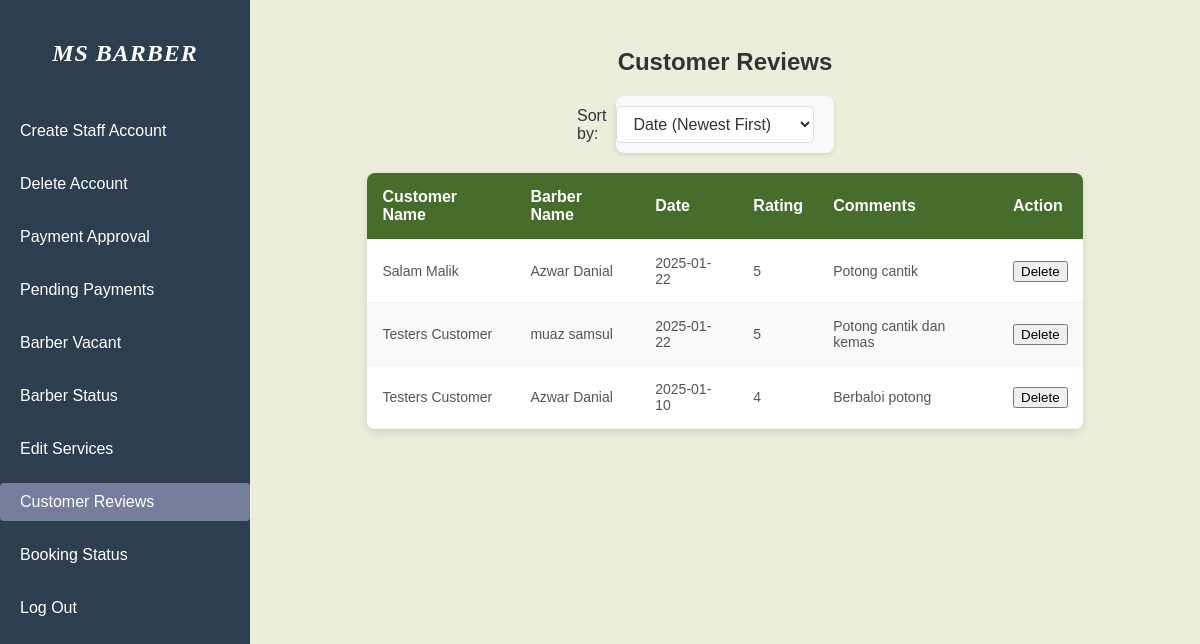
Page /admin-reviewcust.php on the committed database.
### tables this page shows
CREATE TABLE `review` (
  `review_id` int(11) NOT NULL,
  `customer_id` int(11) DEFAULT NULL,
  `barber_id` int(11) DEFAULT NULL,
  `rating` int(11) NOT NULL,
  `comments` varchar(100) NOT NULL,
  `review_date` date NOT NULL
);

CREATE TABLE `customer` (
  `customer_id` int(11) NOT NULL,
  `customer_fname` varchar(50) NOT NULL,
  `customer_lname` varchar(50) NOT NULL,
  `customer_email` varchar(50) NOT NULL,
  `customer_phone` varchar(20) NOT NULL,
  `customer_password` varchar(255) NOT NULL
);

CREATE TABLE `barber` (
  `barber_id` int(11) NOT NULL,
  `barber_email` varchar(50) NOT NULL,
  `barber_fname` varchar(50) NOT NULL,
  `barber_lname` varchar(50) NOT NULL,
  `barber_image` longblob NOT NULL,
  `barber_status` int(1) NOT NULL,
  `barber_password` varchar(255) NOT NULL,
  `barber_DOB` varchar(50) NOT NULL,
  `barber_phoneNumber` varchar(20) NOT NULL,
  `barber_exp` varchar(2) NOT NULL,
  `role` varchar(50) NOT NULL
);

### admin-reviewcust.php (the view, shortened to what this page needs)
<?php
    include('connect.php');
    $sortOption = isset($_GET['sort']) ? $_GET['sort'] : 'date_desc';
    switch ($sortOption) {
        case 'date_desc':
        default:
            $orderBy = "r.review_date DESC";
            break;
    }
    $sql = "SELECT r.review_id, c.customer_fname, c.customer_lname, b.barber_fname, b.barber_lname, r.review_date, r.comments, r.rating
            FROM review r
            JOIN customer c ON r.customer_id = c.customer_id
            JOIN barber b ON r.barber_id = b.barber_id
            ORDER BY $orderBy";
    $result = $conn->query($sql);
    $reviews = $result->fetch_all(MYSQLI_ASSOC);
    function getCurrentPage() {
        return basename($_SERVER['PHP_SELF']);
    }
    $currentPage = getCurrentPage();
?>
<!DOCTYPE html>
<html lang="en">
<head>
    <link rel="stylesheet" href="admin.css">
</head>
<body>
    <header id="header">
        <div class="sidebar">
            <nav class="nav-bar">
                <a href="admin-homepage.php" class="logo"><span>MS Barber</span></a>
                <ul>
                    <li><a href="admin-createbarber.php" class="<?php echo ($currentPage == 'admin-createbarber.php') ? 'active' : ''; ?>">Create Staff Account</a></li>
                    <li><a href="admin-deleteaccount.php" class="<?php echo ($currentPage == 'admin-deleteaccount.php') ? 'active' : ''; ?>">Delete Account</a></li>
                    <li><a href="admin-payapproval.php" class="<?php echo ($currentPage == 'admin-payapproval.php') ? 'active' : ''; ?>">Payment Approval</a></li>
                    <li><a href="admin-pendingpayment.php" class="<?php echo ($currentPage == 'admin-pendingpayment.php') ? 'active' : ''; ?>">Pending Payments</a></li>
                    <li><a href="admin-updateavailable.php" class="<?php echo ($currentPage == 'admin-updateavailable.php') ? 'active' : ''; ?>">Barber Vacant</a></li>
                    <li><a href="admin-barberstatus.php" class="<?php echo ($currentPage == 'admin-barberstatus.php') ? 'active' : ''; ?>">Barber Status</a></li>
                    <li><a href="admin-editservice.php" class="<?php echo ($currentPage == 'admin-editservice.php') ? 'active' : ''; ?>">Edit Services</a></li>
                    <li><a href="admin-reviewcust.php" class="<?php echo ($currentPage == 'admin-reviewcust.php') ? 'active' : ''; ?>">Customer Reviews</a></li>
                    <li><a href="admin-barbermonitor.php" class="<?php echo ($currentPage == 'admin-barbermonitor.php') ? 'active' : ''; ?>">Booking Status</a></li>
                    <li><a href="user-logout.php">Log Out</a></li>
                </ul>
            </nav>
        </div>
    </header>
    <main>
    <h1>Customer Reviews</h1>
    <div class="filter-container">
            <label for="sort">Sort by:</label>
            <select name="sort" id="sort" onchange="window.location.href = 'admin-reviewcust.php?sort=' + this.value;">
                <option value="date_desc" <?php echo $sortOption === 'date_desc' ? 'selected' : ''; ?>>Date (Newest First)</option>
            </select>
        </div>
    <table>
        <thead>
            <tr>
                <th>Customer Name</th>
                <th>Barber Name</th>
                <th>Date</th>
                <th>Rating</th>
                <th>Comments</th>
                <th>Action</th>
            </tr>
        </thead>
        <tbody>
            <?php if (empty($reviews)): ?>
                <tr>
                    <td colspan="6">No reviews found.</td>
                </tr>
            <?php else: ?>
                <?php foreach ($reviews as $review): ?>
                    <tr>
                        <td><?php echo htmlspecialchars($review['customer_fname'] . ' ' . htmlspecialchars($review['customer_lname'])); ?></td>
                        <td><?php echo htmlspecialchars($review['barber_fname'] . ' ' . htmlspecialchars($review['barber_lname'])); ?></td>
                        <td><?php echo htmlspecialchars($review['review_date']); ?></td>
                        <td><?php echo htmlspecialchars($review['rating']); ?></td>
                        <td><?php echo htmlspecialchars($review['comments']); ?></td>
                        <td>
                            <form method="POST" style="display:inline;">
                                <button type="submit" onclick="return confirm('Are you sure you want to delete the review?')">Delete</button>
                            </form>
                        </td>
                    </tr>
                <?php endforeach; ?>
            <?php endif; ?>
        </tbody>
    </table>
    </main>
</body>
</html>

### admin.css (style rules this page uses)
body { background-color: #eceedb; font-family: Arial, Helvetica, sans-serif; }
a { text-decoration: none; }
header { position: -webkit-sticky; position: sticky; top: 0; transition: background-color 0.4s ease-in-out; }
.sidebar { width: 250px; background-color: #2c3e50; color: white; padding: 20px 0; position: fixed; height: 100vh; top: 0; left: 0; z-index: 1000; }
.nav-bar { padding: 0; display: flex; flex-direction: column; }
.nav-bar .logo { font-size: 24px; font-weight: bold; color: #fff; text-transform: uppercase; padding: 20px 20px 10px 20px; text-align: center; letter-spacing: 1px; margin-bottom: 20px; }
.nav-bar ul { list-style: none; padding: 0; margin: 0; }
.nav-bar ul li { margin: 15px 0; }
.nav-bar ul li a { color: #fff; text-decoration: none; font-size: 16px; font-weight: 500; padding: 10px 20px; display: block; border-radius: 5px; transition: background-color 0.3s, color 0.3s; }
.sidebar .nav-bar ul li a:hover, .sidebar .nav-bar ul li a.active { color: #fff; background-color: #757f9b; border-radius: 4px; }
main { margin-left: 250px; padding: 20px; flex-grow: 1; }
.logo { font-size: 30px; font-weight: bold; color: black; text-decoration: none; padding: 10px; transition: background-color 0.3s; cursor: pointer; font-family: 'Source Code Pro'; font-style: italic; }
h1 { margin-left: auto; margin-right: auto; }
h1 { text-align: center; margin: 20px 0; font-size: 24px; color: #333; }
table { width: 80%; margin: 20px auto; border-collapse: collapse; background-color: #fff; box-shadow: 0 4px 8px rgba(0, 0, 0, 0.1); border-radius: 8px; overflow: hidden; }
table thead { background-color: #476d2c; color: white; text-align: left; font-size: 16px; }
table th, table td { padding: 15px; border-bottom: 1px solid #f0f0f0; }
table tbody tr:nth-child(even) { background-color: #f9f9f9; }
table td { font-size: 14px; color: #555; }
table th { font-size: 16px; }
.filter-container { display: flex; justify-content: flex-end; align-items: center; margin-bottom: 20px; padding: 10px 20px; background-color: #f9f9f9; border-radius: 8px; box-shadow: 0 2px 4px rgba(0, 0, 0, 0.1); width: 20%; margin-left: auto; margin-right: auto; }
.filter-container label { font-size: 16px; font-weight: 500; margin-right: 10px; color: #333; }
.filter-container select { font-size: 16px; padding: 8px 12px; border: 1px solid #ddd; border-radius: 5px; background-color: #fff; color: #333; transition: all 0.3s ease; margin-left: auto; margin-right: auto; }

### rows in the picture
review: customer.customer_lname "Salam Malik", barber.barber_lname "Azwar Danial", review_date "2025-01-22", rating "5", comments "Potong cantik"
review: customer.customer_lname "Testers Customer", barber.barber_lname "muaz samsul", review_date "2025-01-22", rating "5", comments "Potong cantik dan kemas"
review: customer.customer_lname "Testers Customer", barber.barber_lname "Azwar Danial", review_date "2025-01-10", rating "4", comments "Berbaloi potong"
